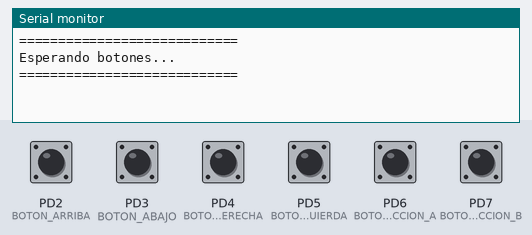
Bench run of a program on a simulated ATmega328P, built with avr-gcc and emulated at 16 MHz. Parts: the last lines printed to the serial monitor. The test bench sets the inputs (shaded band); at power-on: PD2 (BOTON_ARRIBA), PD3 (BOTON_ABAJO), PD4 (BOTON_DERECHA), PD5 (BOTON_IZQUIERDA), PD6 (BOTON_ACCION_A), PD7 (BOTON_ACCION_B) HIGH.

Above: at 1.2 s.
1.3 s: PD2 (BOTON_ARRIBA) pulled LOW for 0.15 s
At 1.9 s:
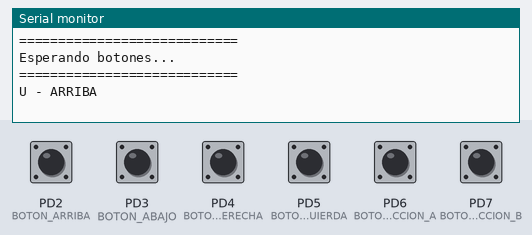
2.9 s: PD3 (BOTON_ABAJO) pulled LOW for 0.15 s
At 4.1 s:
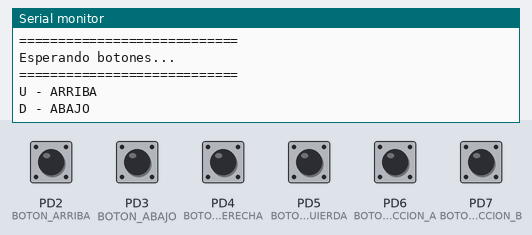
4.5 s: PD4 (BOTON_DERECHA) pulled LOW for 0.15 s
At 5.6 s:
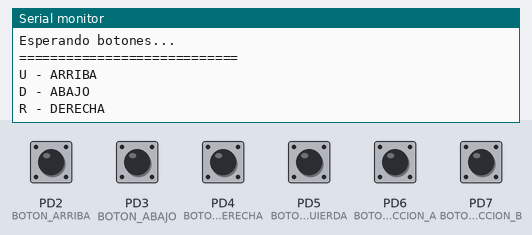
6.1 s: PD5 (BOTON_IZQUIERDA) pulled LOW for 0.15 s
At 6.8 s:
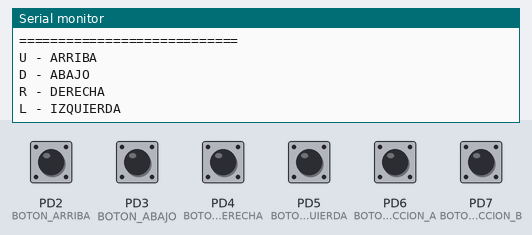
7.7 s: PD6 (BOTON_ACCION_A) pulled LOW for 0.15 s
At 8.9 s:
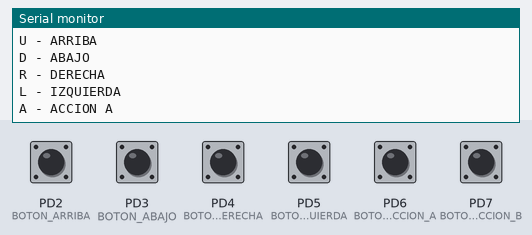
9.3 s: PD7 (BOTON_ACCION_B) pulled LOW for 0.15 s
At 10.3 s:
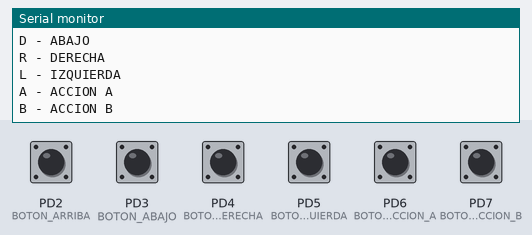

The program:

main.c
```c
/*
 * Laboratorio6Nano.c
 *
 * Created: 3/09/2026 19:14:59
 * Author : Rodrigo García
 */


#define F_CPU 16000000UL
#define UART_BAUD 9600UL

#include <avr/io.h>
#include <util/delay.h>
#include <stdint.h>

#define UART_UBRR \
    ((F_CPU / (16UL * UART_BAUD)) - 1UL)


// Botones conectados en PD2-PD7.

#define BOTON_ARRIBA       PD2
#define BOTON_ABAJO        PD3
#define BOTON_DERECHA      PD4
#define BOTON_IZQUIERDA    PD5
#define BOTON_ACCION_A     PD6
#define BOTON_ACCION_B     PD7

#define MASCARA_BOTONES ( \
    (1U << BOTON_ARRIBA)    | \
    (1U << BOTON_ABAJO)     | \
    (1U << BOTON_DERECHA)   | \
    (1U << BOTON_IZQUIERDA) | \
    (1U << BOTON_ACCION_A)  | \
    (1U << BOTON_ACCION_B)    \
)

static void UART0_Inicializar(void);
static void UART0_EnviarCaracter(char caracter);
static void UART0_EnviarCadena(const char *cadena);

static void Botones_Inicializar(void);
static void EnviarAcciones(uint8_t botones);


static void UART0_Inicializar(void)
{
    uint16_t divisor = (uint16_t)UART_UBRR;


    UCSR0A = 0;
    UBRR0H = (uint8_t)(divisor >> 8);
    UBRR0L = (uint8_t)divisor;
    UCSR0B = (1U << TXEN0);
    UCSR0C =
        (1U << UCSZ01) |
        (1U << UCSZ00);
}

static void UART0_EnviarCaracter(char caracter)
{
    while ((UCSR0A & (1U << UDRE0)) == 0)
    {

    }

    UDR0 = caracter;
}


static void UART0_EnviarCadena(const char *cadena)
{
    while (*cadena != '\0')
    {
        UART0_EnviarCaracter(*cadena);
        cadena++;
    }
}

// Configura PD2-PD7 como entradas con pull-up.

static void Botones_Inicializar(void)
{

// PD2-PD7 como entradas.

    DDRD &= (uint8_t)~MASCARA_BOTONES;
    PORTD |= MASCARA_BOTONES;
}

static void EnviarAcciones(uint8_t botones)
{
    if (botones & (1U << BOTON_ARRIBA))
    {
        UART0_EnviarCadena("U - ARRIBA\r\n");
    }

    if (botones & (1U << BOTON_ABAJO))
    {
        UART0_EnviarCadena("D - ABAJO\r\n");
    }

    if (botones & (1U << BOTON_DERECHA))
    {
        UART0_EnviarCadena("R - DERECHA\r\n");
    }

    if (botones & (1U << BOTON_IZQUIERDA))
    {
        UART0_EnviarCadena("L - IZQUIERDA\r\n");
    }

    if (botones & (1U << BOTON_ACCION_A))
    {
        UART0_EnviarCadena("A - ACCION A\r\n");
    }

    if (botones & (1U << BOTON_ACCION_B))
    {
        UART0_EnviarCadena("B - ACCION B\r\n");
    }
}

// Programa Principal
int main(void)
{
    uint8_t estado_anterior;
    uint8_t estado_actual;
    uint8_t botones_detectados;
    uint8_t botones_confirmados;

    UART0_Inicializar();
    Botones_Inicializar();

    estado_anterior =
        PIND & MASCARA_BOTONES;

    UART0_EnviarCadena("\r\n");
    UART0_EnviarCadena("============================\r\n");
    UART0_EnviarCadena("Esperando botones...\r\n");
    UART0_EnviarCadena("============================\r\n\r\n");

    while (1)
    {
// Leer Botones
	        estado_actual =
            PIND & MASCARA_BOTONES;

        botones_detectados =
            estado_anterior &
            (uint8_t)(~estado_actual) &
            MASCARA_BOTONES;

        if (botones_detectados != 0)
        {
            _delay_ms(30);

            estado_actual =
                PIND & MASCARA_BOTONES;

            botones_confirmados =
                botones_detectados &
                (uint8_t)(~estado_actual) &
                MASCARA_BOTONES;

            EnviarAcciones(botones_confirmados);
        }


        estado_anterior = estado_actual;

        _delay_ms(5);
    }

    return 0;
}
```

Measured:
- after the input at 1.3 s, the serial monitor: prints a new line at once (image 1)
- after the input at 2.9 s, the serial monitor: prints a new line at once (image 2)
- after the input at 4.5 s, the serial monitor: prints a new line at once (image 3)
- after the input at 6.1 s, the serial monitor: prints a new line at once (image 4)
- after the input at 7.7 s, the serial monitor: prints a new line at once (image 5)
- after the input at 9.3 s, the serial monitor: prints a new line at once (image 6)
